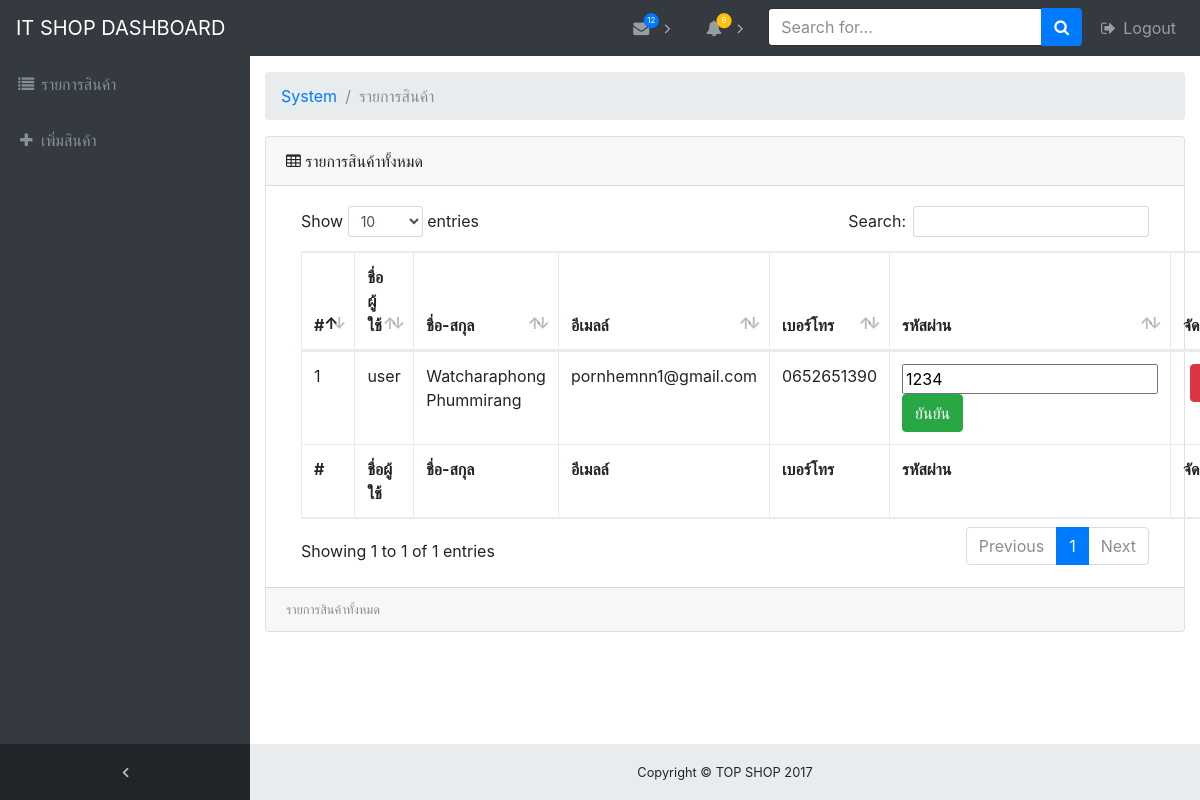
/Dashboard/member1.php (signed in), run on the app's committed database.
### tables this page shows
CREATE TABLE `member` (
  `mid` int(10) NOT NULL,
  `muser` varchar(100) NOT NULL,
  `mpassword` varchar(100) NOT NULL,
  `fname` varchar(255) NOT NULL,
  `lname` varchar(255) NOT NULL,
  `tel` varchar(10) NOT NULL,
  `memail` varchar(255) NOT NULL,
  `maddress` varchar(255) NOT NULL,
  `image` varchar(255) NOT NULL
);

### Dashboard/member1.php (the view, shortened to what this page needs)
<?php
	require('../config/config.php');
?>
<!DOCTYPE html>
<html lang="en">
  <head>
    <link href="../system/vendor/bootstrap/css/bootstrap.min.css" rel="stylesheet">
    <link href="../system/vendor/font-awesome/css/font-awesome.min.css" rel="stylesheet" type="text/css">
    <link href="../system/vendor/datatables/dataTables.bootstrap4.css" rel="stylesheet">
    <link href="../system/css/sb-admin.css" rel="stylesheet">
  </head>
  <body class="fixed-nav sticky-footer bg-dark" id="page-top">
    <nav class="navbar navbar-expand-lg navbar-dark bg-dark fixed-top" id="mainNav">
      <a class="navbar-brand" href="#">IT SHOP DASHBOARD</a>
      <div class="collapse navbar-collapse" id="navbarResponsive">
        <ul class="navbar-nav navbar-sidenav" id="exampleAccordion">
          <li class="nav-item" data-toggle="tooltip" data-placement="right" title="เพิ่มสินค้า">
            <a class="nav-link" href="../system/index.php">
              <i class="fa fa-fw fa-list"></i>
              <span class="nav-link-text">
                รายการสินค้า
              </span>
            </a>
          </li>
          <li class="nav-item" data-toggle="tooltip" data-placement="right" title="เพิ่มสินค้า">
            <a class="nav-link" href="../system/add_product.php">
              <i class="fa fa-fw fa-plus"></i>
              <span class="nav-link-text">
                เพิ่มสินค้า
              </span>
            </a>
          </li>
        </ul>
        <ul class="navbar-nav sidenav-toggler">
          <li class="nav-item">
            <a class="nav-link text-center" id="sidenavToggler">
              <i class="fa fa-fw fa-angle-left"></i>
            </a>
          </li>
        </ul>
        <ul class="navbar-nav ml-auto">
          <li class="nav-item dropdown">
            <a class="nav-link dropdown-toggle mr-lg-2" href="#" id="messagesDropdown" data-toggle="dropdown" aria-haspopup="true" aria-expanded="false">
              <i class="fa fa-fw fa-envelope"></i>
              <span class="new-indicator text-primary d-none d-lg-block">
                <i class="fa fa-fw fa-circle"></i>
                <span class="number">12</span>
              </span>
            </a>
          </li>
          <li class="nav-item dropdown">
            <a class="nav-link dropdown-toggle mr-lg-2" href="#" id="alertsDropdown" data-toggle="dropdown" aria-haspopup="true" aria-expanded="false">
              <i class="fa fa-fw fa-bell"></i>
              <span class="new-indicator text-warning d-none d-lg-block">
                <i class="fa fa-fw fa-circle"></i>
                <span class="number">6</span>
              </span>
            </a>
          </li>
          <li class="nav-item">
            <form class="form-inline my-2 my-lg-0 mr-lg-2">
              <div class="input-group">
                <input type="text" class="form-control" placeholder="Search for...">
                <span class="input-group-btn">
                  <button class="btn btn-primary" type="button">
                    <i class="fa fa-search"></i>
                  </button>
                </span>
              </div>
            </form>
          </li>
          <li class="nav-item">
            <a class="nav-link" data-toggle="modal" data-target="#exampleModal">
              <i class="fa fa-fw fa-sign-out"></i>
              Logout</a>
          </li>
        </ul>
      </div>
    </nav>
    <div class="content-wrapper">
      <div class="container-fluid">
	<ol class="breadcrumb">
		  <li class="breadcrumb-item">
            <a href="#">System</a>
          </li>
          <li class="breadcrumb-item active">รายการสินค้า</li>
        </ol>
<div class="card mb-3">
  <div class="card-header">
     <i class="fa fa-table"></i>
     รายการสินค้าทั้งหมด
</div>
  <div   class="card-body">
  <div   class="table-responsive">
   <table class="table table-bordered" width="100%"
         id="dataTable" cellspacing="0">
<thead>
<tr>
 <th>#</th>
   <th>ชื่อผู้ใช้</th>
   <th>ชื่อ-สกุล</th>
  <th>อีเมลล์</th>
	<th>เบอร์โทร</th>
	<th>รหัสผ่าน</th>
	<th>จัดการ</th>
</tr>
</thead>
<tfoot>
<tr>
 <th>#</th>
   <th>ชื่อผู้ใช้</th>
   <th>ชื่อ-สกุล</th>
  <th>อีเมลล์</th>
	<th>เบอร์โทร</th>
	<th>รหัสผ่าน</th>
	<th>จัดการ</th>
</tr>
</tfoot>
<tbody>
<?php $str = "SELECT * FROM `member`";
      $rs = mysqli_query($link,$str);
      $num=1;
      while ($data = mysqli_fetch_array($rs)) {
?>
      <tr>
        <td><?php echo $num;?></td>
        <td><?php echo $data['muser'];?></td>
		<td><?php echo $data['fname']." ".$data['lname'];?></td>
        <td><?php echo $data['memail'];?></td>
		<td><?php echo $data['tel'];?></td>
	<td>
	  <form method="post" action="../Dashboard/edit_member.php?muser=<?=$data['muser'];?>">
		<input id="name"  name="pass" type="text"
			   value="<?php echo $data['mpassword'];?>"  required="">
		<button class="btn btn-success" type="submit">ยันยัน</button>
		  </form>
		</td>
		  <td>
			<center><a class="btn btn-danger" href="JavaScript:if(confirm('ลบผู้ใช้รายนี้ ?')==true)
                   JavaScript:window.location='delete_member.php?muser=<?=$data['muser'];?>',
                   '',400,320" role="button">ลบ</a><br></center>
			</td>
    </tr>
<?php $num++;
}
?>
     </tbody>
     </table>
   </div>
</div>
<div class="card-footer small text-muted">
รายการสินค้าทั้งหมด
</div>
</div>
</div>
      </div>
    <footer class="sticky-footer">
      <div class="container">
        <div class="text-center">
          <small>Copyright &copy; TOP SHOP 2017</small>
        </div>
      </div>
    </footer>
  </body>
</html>

### css/sb-admin.css (style rules this page uses)
html { position: relative; min-height: 100%; }
body.sticky-footer { margin-bottom: 56px; }
body.sticky-footer .content-wrapper { min-height: calc(100vh - 56px - 56px); }
body.fixed-nav { padding-top: 56px; }
.content-wrapper { min-height: calc(100vh - 56px); padding-top: 1rem; }
#mainNav .navbar-collapse { overflow: auto; max-height: 75vh; }
#mainNav .navbar-collapse .navbar-nav .nav-item .nav-link { cursor: pointer; }
#mainNav .navbar-collapse .sidenav-toggler { display: none; }
#mainNav .navbar-collapse .navbar-nav > .nav-item.dropdown > .nav-link { position: relative; min-width: 45px; }
#mainNav .navbar-collapse .navbar-nav > .nav-item.dropdown > .nav-link:after { float: right; width: auto; content: '\f105'; border: none; font-family: 'FontAwesome'; }
#mainNav .navbar-collapse .navbar-nav > .nav-item.dropdown > .nav-link .new-indicator { position: absolute; top: 0; right: 25px; font-size: 1.1rem; }
#mainNav .navbar-collapse .navbar-nav > .nav-item.dropdown > .nav-link .new-indicator .number { position: absolute; top: 6px; left: 0; width: 22.625px; text-align: center; color: white; font-size: 0.5rem; }
@media (min-width: 992px) { #mainNav .navbar-brand { width: 250px; } }
@media (min-width: 992px) { #mainNav .navbar-collapse { overflow: visible; max-height: none; } }
@media (min-width: 992px) { #mainNav .navbar-collapse .navbar-sidenav { position: absolute; top: 0; left: 0; overflow-x: hidden; overflow-y: auto; -webkit-flex-direction: column; -ms-flex-direction: column; flex-direction: column; margin-top: 56px; } }
@media (min-width: 992px) { #mainNav .navbar-collapse .navbar-sidenav > .nav-item { width: 250px; padding: 0; } }
@media (min-width: 992px) { #mainNav .navbar-collapse .navbar-sidenav > .nav-item > .nav-link { padding: 1em; } }
@media (min-width: 992px) { #mainNav .navbar-collapse .navbar-nav > .nav-item.dropdown > .nav-link { min-width: 0; } }
@media (min-width: 992px) { #mainNav .navbar-collapse .navbar-nav > .nav-item.dropdown > .nav-link:after { width: 24px; text-align: center; } }
#mainNav.navbar-dark .navbar-collapse .navbar-sidenav > .nav-item > .nav-link { color: #868e96; }
#mainNav.navbar-dark .navbar-collapse .navbar-nav > .nav-item.dropdown > .nav-link:after { color: #adb5bd; }
@media (min-width: 992px) { #mainNav.navbar-dark .navbar-collapse .navbar-sidenav { background: #343a40; } }
#mainNav.fixed-top .sidenav-toggler { display: none; }
@media (min-width: 992px) { #mainNav.fixed-top .navbar-sidenav { height: calc(100vh - 112px); } }
@media (min-width: 992px) { #mainNav.fixed-top .sidenav-toggler { position: absolute; top: 0; left: 0; display: flex; overflow-x: hidden; overflow-y: auto; -webkit-flex-direction: column; -ms-flex-direction: column; flex-direction: column; margin-top: calc(100vh - 56px); } }
@media (min-width: 992px) { #mainNav.fixed-top .sidenav-toggler > .nav-item { width: 250px; padding: 0; } }
@media (min-width: 992px) { #mainNav.fixed-top .sidenav-toggler > .nav-item > .nav-link { padding: 1em; } }
#mainNav.fixed-top.navbar-dark .sidenav-toggler { background-color: #212529; }
#mainNav.fixed-top.navbar-dark .sidenav-toggler a i { color: #adb5bd; }
.content-wrapper { overflow-x: hidden; background: white; }
@media (min-width: 992px) { .content-wrapper { margin-left: 250px; } }
#sidenavToggler i { font-weight: 800; }
footer.sticky-footer { position: absolute; right: 0; bottom: 0; width: 100%; height: 56px; background-color: #e9ecef; line-height: 55px; }
@media (min-width: 992px) { footer.sticky-footer { width: calc(100% - 250px); } }

### data on the page
member: muser "user", fname "Watcharaphong", lname "Phummirang", memail "pornhemnn1@gmail.com", tel "0652651390", pass "1234"
